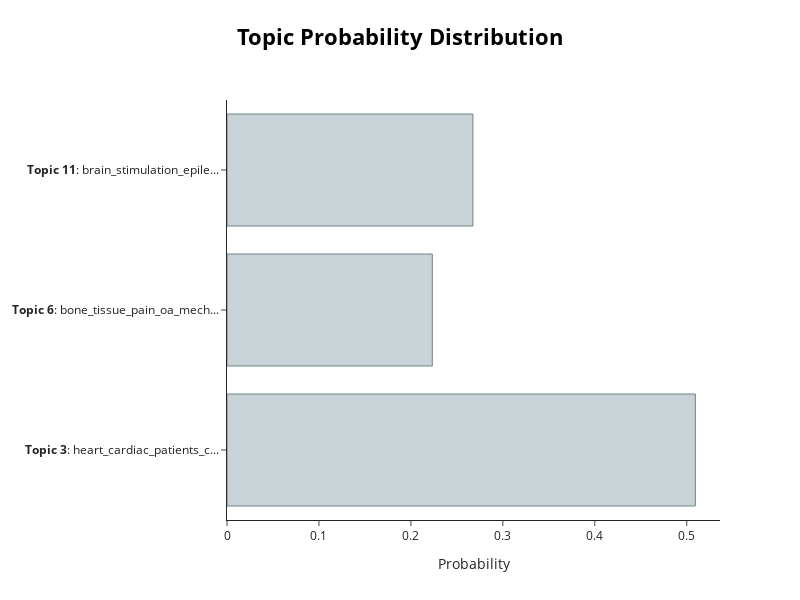

The code cell stored with this chart in its notebook:
### Code cell
# Visualize the topic-document distribution for a single document
topic_model.visualize_distribution(topic_distr[abstract_id])

### Figure 1 — Plotly figure (JSON) as saved in the notebook; plotly's stock layout.template omitted (floating-point values rounded to 4 significant figures)
{"data": [{"marker": {"color": "#C8D2D7", "line": {"color": "#6E8484", "width": 1}}, "orientation": "h", "type": "bar", "x": [0.5093, 0.2233, 0.2674], "y": ["<b>Topic 3</b>: heart_cardiac_patients_c...", "<b>Topic 6</b>: bone_tissue_pain_oa_mech...", "<b>Topic 11</b>: brain_stimulation_epile..."]}], "layout": {"height": 600, "hoverlabel": {"bgcolor": "white", "font": {"family": "Rockwell", "size": 16}}, "title": {"font": {"color": "Black", "size": 22}, "text": "<b>Topic Probability Distribution</b>", "x": 0.5, "xanchor": "center", "y": 0.95, "yanchor": "top"}, "width": 800, "xaxis": {"title": {"text": "Probability"}}}}
